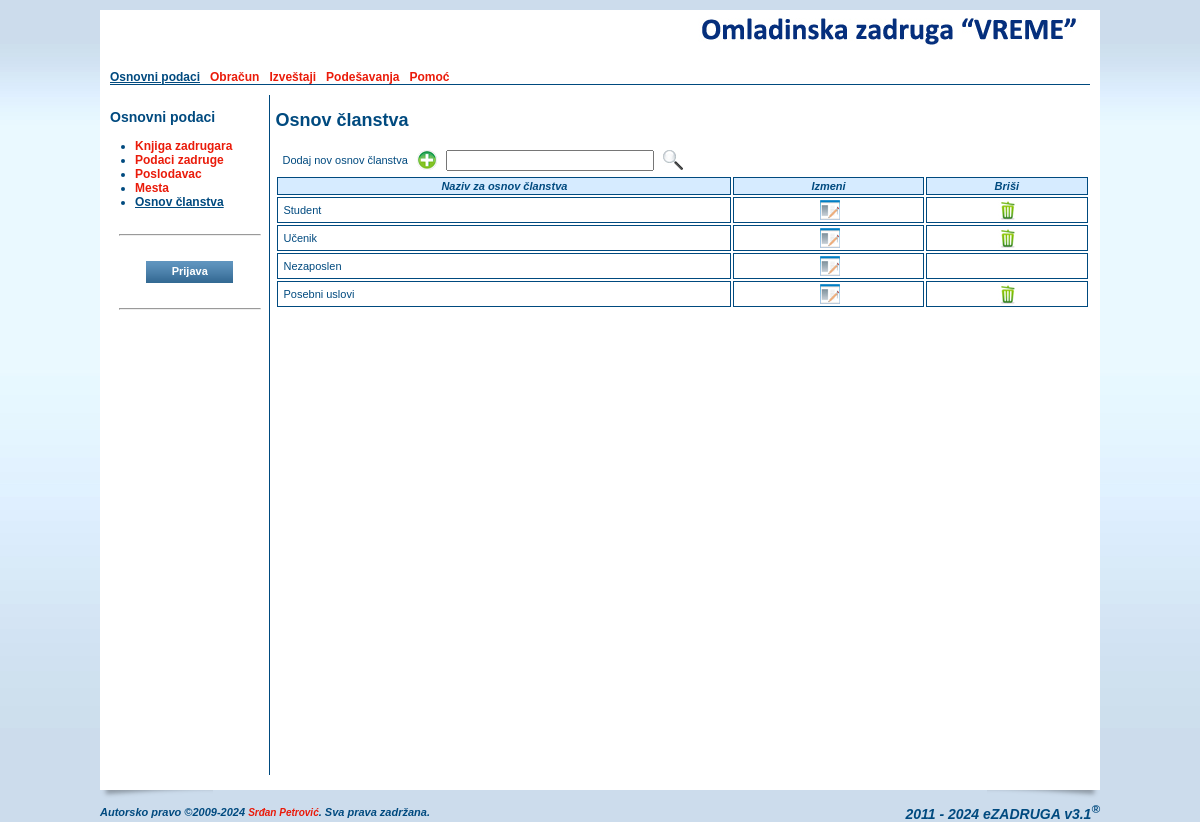
/osnov.php, run on the app's committed database.
### tables this page shows
CREATE TABLE IF NOT EXISTS `oszcooperative` (
  `ID` smallint(6) NOT NULL AUTO_INCREMENT,
  `name` varchar(255) NOT NULL,
  `short` varchar(50) NOT NULL,
  `shortest` varchar(25) NOT NULL,
  `address` varchar(255) DEFAULT NULL,
  `IDPlace` smallint(6) DEFAULT NULL,
  `phone` varchar(20) DEFAULT NULL,
  `mobile` varchar(20) DEFAULT NULL,
  `fax` varchar(20) DEFAULT NULL,
  `email` varchar(255) DEFAULT NULL,
  `url` varchar(255) DEFAULT NULL,
  `account` varchar(255) DEFAULT NULL,
  `reference` varchar(255) NOT NULL,
  `pib` varchar(20) DEFAULT NULL,
  `idnumber` varchar(20) DEFAULT NULL,
  `activity` varchar(20) NOT NULL,
  `currentyear` varchar(4) NOT NULL,
  `contracthours` tinyint(4) NOT NULL DEFAULT '0',
  `memberhours` tinyint(4) NOT NULL DEFAULT '0',
  `headimage` varchar(255) DEFAULT NULL,
  `pdfimage` varchar(255) DEFAULT NULL,
  PRIMARY KEY (`ID`),
  KEY `name` (`name`),
  KEY `IDPlace` (`IDPlace`)
);

CREATE TABLE IF NOT EXISTS `oszmenu` (
  `ID` smallint(6) NOT NULL AUTO_INCREMENT,
  `title` varchar(70) NOT NULL,
  `link` varchar(255) NOT NULL,
  `root` smallint(6) NOT NULL DEFAULT '0',
  `sort` tinyint(4) DEFAULT NULL,
  `sub_item` tinyint(4) NOT NULL DEFAULT '-1',
  `show_admin` tinyint(4) NOT NULL DEFAULT '0',
  PRIMARY KEY (`ID`),
  KEY `title` (`title`),
  KEY `root` (`root`),
  KEY `link` (`link`)
);

CREATE TABLE IF NOT EXISTS `oszmemberbasis` (
  `ID` tinyint(4) NOT NULL AUTO_INCREMENT,
  `name` varchar(70) NOT NULL,
  PRIMARY KEY (`ID`),
  KEY `name` (`name`)
);

### include/c_session.php (called while the page is built, shortened)
<?php
class c_Session {
  public function _getCurrentYear() {
    if (isset($_SESSION['_OSZ_CurrentYear']) && (int)$_SESSION['_OSZ_CurrentYear'] > $GLOBALS["def_start_year"])
      return (int) $_SESSION['_OSZ_CurrentYear'];
    else {
      $query = mysql_query("SELECT * FROM OSZCooperative") or die(mysql_error());
      $res = mysql_fetch_array($query);
      return (int) $_SESSION['_OSZ_CurrentYear'];
    }
  }
  public function _getTimeScale() {
    if (isset($_SESSION['_OSZ_TimeScale']))
      return (int) $_SESSION['_OSZ_TimeScale'];
    else {
      $query = mysql_query("SELECT * FROM OSZCooperative") or die(mysql_error());
      return (int) $_SESSION['_OSZ_TimeScale'];
    }
  }
}
?>

### osnov.php (the view, shortened to what this page needs)
<?php
include_once('./header.php');
$where = "";
$query = mysql_query("SELECT COUNT(*) FROM oszmemberbasis $where") or die(mysql_error());
$_from    = 0;
$_offs    = $GLOBALS["browse_count"];
$navigate = false;
?>
              <h2><?=$GLOBALS["sectiontitle"];?></h2>
              <table cellpadding="0" cellspacing="0" border="0" width="100%">
                <tr>
                  <td valign="middle" align="left">
                    <table cellpadding="2" cellspacing="2" border="0" class="table_search">
                      <form name="frmSearch" action="./osnov.php" method="POST">
                      <tr>
                        <td valign="middle">Dodaj nov osnov članstva</td>
                        <td><a href="./osnovunos.php"><img src="./images/form/add.jpg" alt="<?=$_LANG["sr"]["ADD"];?>" title="<?=$_LANG["sr"]["ADD"];?>" /></a></td>
                        <td><input type="text" name="search" id="search" maxlength="255" style="width:200px;" /></td>
                        <td><input type="image" src="./images/form/search.jpg" alt="<?=$_LANG["sr"]["SEARCH"];?>" title="<?=$_LANG["sr"]["SEARCH"];?>" /></td>
                      </tr>
                      </form>
                    </table>
                  </td>
                </tr>
              </table>
              <table cellpadding="2" cellspacing="2" border="0" class="table_browse" width="100%">
                <tr>
                  <th>Naziv za osnov članstva</th>
                  <th><?=$_LANG["sr"]["EDIT"];?></th>
                  <th><?=$_LANG["sr"]["DELETE"];?></th>
                </tr>
<?php
if ($navigate)
  $query = mysql_query("SELECT ID, name FROM oszmemberbasis $where ORDER BY ID LIMIT $_from, $_offs") or die(mysql_error());
else
  $query = mysql_query("SELECT ID, name FROM oszmemberbasis $where ORDER BY ID") or die(mysql_error());
while ($res = mysql_fetch_array($query)) {
  $suma = mysql_query(sprintf("SELECT COUNT(ID) as osnovi FROM oszmember$_currentyear WHERE IDMemberBasis = %d", $res["ID"])) or die(mysql_error());
  $suma = mysql_fetch_array($suma);
  $suma = $suma["osnovi"];
?>
                <tr>
                  <td><?=$res["name"];?>&nbsp;</td>
                  <td align="center"><a href="./osnovunos.php?id=<?=$res["ID"];?>"><img src="./images/form/edit.jpg" alt="<?=$_LANG["sr"]["EDIT"];?>" title="<?=$_LANG["sr"]["EDIT"];?>" /></a></td>
                  <td align="center">
<? if ($suma == 0) { ?>
                    <a href="./osnovunos.php?id=<?=$res["ID"];?>&act=del" onClick="javascript: return confirmDelete('<?=$_LANG["sr"]["CONFIRM_DELETE_MEMBER_BASIS"];?>');"><img src="./images/form/del.jpg" alt="<?=$_LANG["sr"]["DELETE"];?>" title="<?=$_LANG["sr"]["DELETE"];?>" /></a>
<? } else echo '&nbsp;'; ?>
                  </td>
                </tr>
<? } ?>
              </table>
<?php
include_once('./footer.php');
?>

### header.php (shortened to what this page needs)
<?php
require_once('./include/c_session.php');
require_once('./lang/sr.php');
if (!isset($_session))
{
  $_session = new c_Session;
}
$_esettings = $_session->_getSettings();
if (count($_esettings) == 0) {
  $query = mysql_query("select * from esettings where ID > 0 LIMIT 1") or die(mysql_error());
  $_esettings = mysql_fetch_array($query);
}
$_oszcooperative = $_session->_getCooperative();
if (count($_oszcooperative) == 0) {
  $query = mysql_query("select * from oszcooperative where ID > 0 LIMIT 1") or die(mysql_error());
  $_oszcooperative = mysql_fetch_array($query);
}
$_currentyear = $_session->_getCurrentYear();
$_timescale   = $_session->_getTimeScale();
$forSelf = explode("/", $_SERVER['PHP_SELF']);
$_self   = $forSelf[count($forSelf)-1];
$_menu   = array();
$_root   = 0;
$_father = 0;
$_this   = 0;
$_index  = false;
$query = mysql_query("SELECT * FROM oszmenu ORDER BY root, sort") or die(mysql_error());
while ($res = mysql_fetch_array($query)) {
  if ($_self == trim($res['link'])) {
    $_this    = $res['ID'];
    $_father  = $res['root'];
  }
  if ($res['root'] > 0) {
    foreach($_menu[0] as $key => $menu) {
      if ($key == $res['root']) {
        $_menu[0][$key]['submenu'][$res['ID']] = array(
        "ID"        => $res['ID'],
        "title"     => $res['title'],
        "link"      => $res['link'],
        "root"      => $res['root'],
        "sort"      => $res['sort'],
        "sub_item"  => $res['sub_item'],
        "show_admin"=> $res['show_admin']
        );
      }
    }
  } else {
    $_menu[0][$res['ID']] = array(
      "ID"    => $res['ID'],
      "title" => $res['title'],
      "link"  => $res['link'],
      "root"  => $res['root'],
      "sort"      => $res['sort'],
      "sub_item"  => $res['sub_item'],
      "show_admin"=> $res['show_admin']
    );
  }
}
?>
<!DOCTYPE html PUBLIC "-//W3C//DTD XHTML 1.0 Transitional//EN" "http://www.w3.org/TR/xhtml1/DTD/xhtml1-transitional.dtd">
<html xmlns="http://www.w3.org/1999/xhtml" >
  <head>
    <link href="./css/style.css" rel="stylesheet" type="text/css">
    <link href="./css/calendar.css" rel="stylesheet" type="text/css">
  </head>
<?php
if (isset($preload_image) && is_array($preload_image)) {
  $strOnLoad = "javascript:MM_preloadImages(";
  $start = true;
  foreach($preload_image as $_image) {
    if ($start)
    {
      $start = false;
      $strOnLoad .= "'". $_image."'";
    } else $strOnLoad .= ",'". $_image."'";
  }
?>
  <body OnLoad="<?=$strOnLoad;?>">
<?php
} else {
?>
  <body>
<?php
}
?>
    <div class="main_content_location" align="center" valign="top">
      <table cellpadding="0" cellspacing="0" border="0">
        <tr>
          <td colspan="2" valign="top">
            <table cellpadding="0" cellspacing="0" border="0" class="content_all">
              <tr>
                <td class="content_all_left"><img src="./images/1px.gif" /></td>
                <td class="content_main" valign="top">
                    <table cellpadding="0" cellspacing="0" border="0" class="content_main">
                      <tr>
                        <td>
                          <table cellpadding="0" cellspacing="0" border="0" class="header">
                            <tr>
                              <td align="left" class="header_left">
                              </td>
                              <td align="right" valign="top" class="header_right">
                                <a href="./index.php">
<?php if (isset($_esettings["custom_head"]) && $_esettings["custom_head"] && isset($_oszcooperative["headimage"]) && file_exists($_oszcooperative["headimage"])) { ?>
                                  <img src="<?=$_oszcooperative["headimage"];?>" alt="<?=$_LANG["sr"]["MAIN_IMAGE_ALT"];?>" title="<?=$_LANG["sr"]["MAIN_IMAGE_ALT"];?>" />
<?php } else { ?>
                                  <img src="./images/ezadruga_logo.png" alt="<?=$_LANG["sr"]["MAIN_IMAGE_ALT"];?>" title="<?=$_LANG["sr"]["MAIN_IMAGE_ALT"];?>" />
<?php } ?>
                                </a>
                              </td>
                            </tr>
                            <tr>
                              <td class="main_menu" colspan="2">
<?
  foreach ($_menu[0] as $key => $menu) {
    if (intval($menu["sort"]) > 0) {
      if ($key == $_father || $key == $_root){
        if ($_menu[0][$key]["show_admin"] && $GLOBALS["admin"]) {
?>
                                <a href="./<?=$_menu[0][$key]["link"];?>" class="main_menu_selected"><?=$_menu[0][$key]["title"];?></a> &nbsp;
<?
        } else {
?>
                                <a href="./<?=$_menu[0][$key]["link"];?>" class="main_menu_selected"><?=$_menu[0][$key]["title"];?></a> &nbsp;
<?
        }
      } else {
        if ($_menu[0][$key]["show_admin"] && $GLOBALS["admin"]) {
?>
                                <a href="./<?=$_menu[0][$key]["link"];?>"><?=$_menu[0][$key]["title"];?></a> &nbsp;
<?
        } else {
?>
                                <a href="./<?=$_menu[0][$key]["link"];?>"><?=$_menu[0][$key]["title"];?></a> &nbsp;
<?
        }
      }
    }
  }
?>
                              </td>
                          </table>
                        </td>
                      </tr>
                      <tr>
                        <td valign="top">
                          <table cellpadding="0" cellspacing="0" border="0" class="main_content">
                            <tr>
                              <td class="left_menu" valign="top">
<?php
if (!$_index) {
?>
                                <h3><?=$GLOBALS["menutitle"];?></h3>
                                <ul>
<?php
  $sub_item = -1;
  if ($_root > 0) {
    foreach($_menu[0][$_root]['submenu'] as $key => $menu) {
      if (intval($_menu[0][$_root]['submenu'][$key]["sub_item"]) > 0 && $_this == $key) $sub_item = intval($_menu[0][$_root]['submenu'][$key]["sub_item"]);
      if (intval($_menu[0][$_root]['submenu'][$key]["sort"]) > 0)
      {
        if ($key == $_father || $key == $sub_item) {
          if ($_menu[0][$_root]['submenu'][$key]["show_admin"] && $GLOBALS["admin"]) {
?>
                                  <li><a href="<?=$_menu[0][$_root]['submenu'][$key]["link"];?>" class="main_menu_selected"><?=$_menu[0][$_root]['submenu'][$key]["title"];?></a></li>
<?
          } elseif (!$_menu[0][$_root]['submenu'][$key]["show_admin"]) {
?>
                                  <li><a href="<?=$_menu[0][$_root]['submenu'][$key]["link"];?>" class="main_menu_selected"><?=$_menu[0][$_root]['submenu'][$key]["title"];?></a></li>
<?php
          }
        } else {
          if ($_menu[0][$_root]['submenu'][$key]["show_admin"] && $GLOBALS["admin"]) {
?>
                                  <li><a href="<?=$_menu[0][$_root]['submenu'][$key]["link"];?>"><?=$_menu[0][$_root]['submenu'][$key]["title"];?></a></li>
<?
          } elseif (!$_menu[0][$_root]['submenu'][$key]["show_admin"]) {
?>
                                  <li><a href="<?=$_menu[0][$_root]['submenu'][$key]["link"];?>"><?=$_menu[0][$_root]['submenu'][$key]["title"];?></a></li>
<?php
          }
        }
      }
    }
  } else {
    if ($_father > 0) {
      foreach($_menu[0][$_father]['submenu'] as $key => $menu) {
        if (intval($_menu[0][$_father]['submenu'][$key]["sort"]) > 0)
        {
          if ($key == $_this || $key == $sub_item) {
            if ($_menu[0][$_father]['submenu'][$key]["show_admin"] && $GLOBALS["admin"]) {
?>
                                  <li><a href="<?=$_menu[0][$_father]['submenu'][$key]["link"];?>" class="main_menu_selected"><?=$_menu[0][$_father]['submenu'][$key]["title"];?></a></li>
<?
          } elseif (!$_menu[0][$_father]['submenu'][$key]["show_admin"]) {
?>
                                  <li><a href="<?=$_menu[0][$_father]['submenu'][$key]["link"];?>" class="main_menu_selected"><?=$_menu[0][$_father]['submenu'][$key]["title"];?></a></li>
<?
            }
          } else {
            if ($_menu[0][$_father]['submenu'][$key]["show_admin"] && $GLOBALS["admin"]) {
?>
                                  <li><a href="<?=$_menu[0][$_father]['submenu'][$key]["link"];?>"><?=$_menu[0][$_father]['submenu'][$key]["title"];?></a></li>
<?
          } elseif (!$_menu[0][$_father]['submenu'][$key]["show_admin"]) {
?>
                                  <li><a href="<?=$_menu[0][$_father]['submenu'][$key]["link"];?>"><?=$_menu[0][$_father]['submenu'][$key]["title"];?></a></li>
<?
            }
          }
        }
      }
    }
  }
?>
                                </ul>
<?
} else {
?>
<?php
}
?>
                                <hr style="margin-top:25px;margin-bottom:25px;width:140px;"/>
                                <div align="center">
<?php if (!$GLOBALS["admin"]) { ?>
                                  <form name="frmLogin" action="./login.php" method="POST">
                                    <input type="submit" name="login" id="login" class="btn" value=" &nbsp; &nbsp; Prijava &nbsp; &nbsp; " />
                                  </form>
<?php } ?>
                                </div>
                                <hr style="margin-top:25px;width:140px;" />
                              </td>
                              <td style="width:830px;padding-left:5px;" valign="top">

### css/style.css (style rules this page uses)
body { margin: 0px; padding: 0px; background-color:#ccdcec; background-image:url(bg.jpg); background-repeat:repeat-x; font-family:Arial, Tahoma, Georgia; font-size:12px; color:#004A7F; }
a { font-size:12px; color:#ea1b0a; text-decoration:none; font-weight: bold; }
ul { padding-left:0px; margin-left:25px; }
table { text-align: left; font-size:12px; }
img { border-top: 0px none; border-left: 0px none; border-right: 0px none; border-bottom: 0px none; }
.header { width: 980px; height: 60px; }
.header_left { width: 390px; height: 60px; }
.header_right { width: 590px; height: 60px; }
.main_content_location { padding-top: 10px; }
.content_all { margin: 0px; padding: 0px; background-color:#FFFFFF; width:1000px; }
.content_all_left { background-color:#FFFFFF; width:10px; }
.content_main { width: 980px; background-color:#FFFFFF; font-size:12px; }
.main_content { width: 980px; height:680px; background-color:#FFFFFF; font-size:12px; margin-top:10px; }
.main_menu { border-bottom: 1px solid #004A7F; }
.main_menu_selected { font-size:12px; color:#004A7F; text-decoration:underline; font-weight: bold; }
.left_menu { width:160px; border-right: 1px solid #004A7F; }
.table_browse { font-size:11px; }
.table_browse th { font-weight: bold; text-align: left; font-style: italic; background-color: #D6EBFF; border-top: 1px solid #004A7F; border-left: 1px solid #004A7F; border-right: 1px solid #004A7F; border-bottom: 1px solid #004A7F; }
.table_browse td { border-top: 1px solid #004A7F; border-left: 1px solid #004A7F; border-right: 1px solid #004A7F; border-bottom: 1px solid #004A7F; padding-left: 5px; }
.table_browse th { font-weight: bold; font-style: italic; text-align: center; background-color: #D6EBFF; border-top: 1px solid #004A7F; border-left: 1px solid #004A7F; border-right: 1px solid #004A7F; border-bottom: 1px solid #004A7F; padding-left: 15px; padding-right: 15px; }
.table_search { font-size:11px; }
.table_search td { padding-left: 5px; }
.btn { height:22px; border:none; background-color:#004A7F; background-image:url(btn.jpg); background-repeat:repeat-x; color:#FFFFFF; font-size:11px; cursor:pointer; font-weight:bold; padding:0px 10px 2px 10px; }

### data on the page
oszcooperative: headimage (picture)
oszmenu: title "Osnovni podaci"
oszmenu: title "Obračun"
oszmenu: title "Izveštaji"
oszmenu: title "Podešavanja"
oszmenu: title "Pomoć"
oszmenu: title "Knjiga zadrugara"
oszmenu: title "Podaci zadruge"
oszmenu: title "Poslodavac"
oszmenu: title "Mesta"
oszmenu: title "Osnov članstva"
oszmemberbasis: name "Student"
oszmemberbasis: name "Učenik"
oszmemberbasis: name "Nezaposlen"
oszmemberbasis: name "Posebni uslovi"

### other printed values
$GLOBALS["menutitle"] "Osnovni podaci"
$GLOBALS["sectiontitle"] "Osnov članstva"
$_LANG["sr"]["EDIT"] "Izmeni"
$_LANG["sr"]["DELETE"] "Briši"
$GLOBALS["version"] "3.1"
